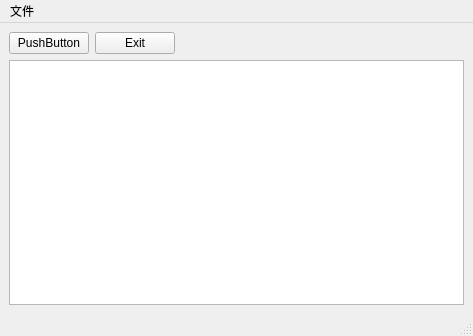
<?xml version="1.0" encoding="UTF-8"?>
<ui version="4.0">
 <class>MainWindow</class>
 <widget class="QMainWindow" name="MainWindow">
  <property name="geometry">
   <rect>
    <x>0</x>
    <y>0</y>
    <width>473</width>
    <height>336</height>
   </rect>
  </property>
  <property name="windowTitle">
   <string>MainWindow</string>
  </property>
  <widget class="QWidget" name="centralwidget">
   <layout class="QGridLayout" name="gridLayout_2">
    <item row="0" column="1">
     <widget class="QPushButton" name="exitButton">
      <property name="text">
       <string>Exit</string>
      </property>
     </widget>
    </item>
    <item row="0" column="2">
     <spacer name="horizontalSpacer">
      <property name="orientation">
       <enum>Qt::Horizontal</enum>
      </property>
      <property name="sizeHint" stdset="0">
       <size>
        <width>40</width>
        <height>20</height>
       </size>
      </property>
     </spacer>
    </item>
    <item row="0" column="0">
     <widget class="QPushButton" name="pushButton">
      <property name="text">
       <string>PushButton</string>
      </property>
     </widget>
    </item>
    <item row="1" column="0" colspan="3">
     <widget class="QTableWidget" name="tableWidget"/>
    </item>
   </layout>
  </widget>
  <widget class="QMenuBar" name="menubar">
   <property name="geometry">
    <rect>
     <x>0</x>
     <y>0</y>
     <width>473</width>
     <height>18</height>
    </rect>
   </property>
   <widget class="QMenu" name="menu">
    <property name="title">
     <string>文件</string>
    </property>
   </widget>
   <addaction name="menu"/>
  </widget>
  <widget class="QStatusBar" name="statusbar"/>
 </widget>
 <resources/>
 <connections>
  <connection>
   <sender>pushButton</sender>
   <signal>clicked()</signal>
   <receiver>MainWindow</receiver>
   <slot>pushButton_click()</slot>
   <hints>
    <hint type="sourcelabel">
     <x>31</x>
     <y>28</y>
    </hint>
    <hint type="destinationlabel">
     <x>144</x>
     <y>20</y>
    </hint>
   </hints>
  </connection>
  <connection>
   <sender>exitButton</sender>
   <signal>clicked()</signal>
   <receiver>MainWindow</receiver>
   <slot>exitButton_click()</slot>
   <hints>
    <hint type="sourcelabel">
     <x>114</x>
     <y>33</y>
    </hint>
    <hint type="destinationlabel">
     <x>279</x>
     <y>28</y>
    </hint>
   </hints>
  </connection>
 </connections>
 <slots>
  <slot>pushButton_click()</slot>
  <slot>exitButton_click()</slot>
 </slots>
</ui>
